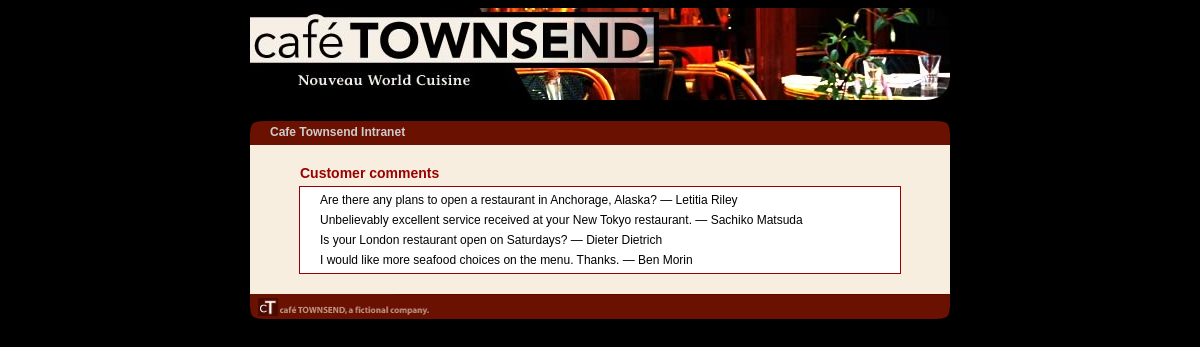
Screenshot of /php_test/comments.php with the database file from the repository.
### tables this page shows
CREATE TABLE IF NOT EXISTS `comments` (
  `comment_id` int(10) unsigned NOT NULL AUTO_INCREMENT,
  `first_name` varchar(20) NOT NULL,
  `last_name` varchar(30) NOT NULL,
  `comment` text NOT NULL,
  PRIMARY KEY (`comment_id`)
);

### php_test/comments.php (the view, shortened to what this page needs)
<?php
$query_getComments = "SELECT first_name, last_name, `comment` FROM comments ORDER BY comment_id DESC";
$getComments = mysql_query($query_getComments, $connTest) or die(mysql_error());
$row_getComments = mysql_fetch_assoc($getComments);
?>
<!DOCTYPE html PUBLIC "-//W3C//DTD XHTML 1.0 Transitional//EN" "http://www.w3.org/TR/xhtml1/DTD/xhtml1-transitional.dtd">
<html xmlns="http://www.w3.org/1999/xhtml">
<head>
<link href="assets/styles.css" rel="stylesheet" type="text/css" />
</head>
<body>
<div id="wrapper">
  <div id="header"><img src="assets/header.jpg" width="700" height="92" alt="Cafe Townsend" /></div>
  <h1 id="main_header">Cafe Townsend Intranet</h1>
  <div id="main">
    <h2>Customer comments</h2>
    <div id="comments">
      <?php do { ?>
        <p><?php echo $row_getComments['comment']; ?> &#8212; <?php echo $row_getComments['first_name']; ?> <?php echo $row_getComments['last_name']; ?></p>
        <?php } while ($row_getComments = mysql_fetch_assoc($getComments)); ?>
    </div>
  </div>
  <div id="footer"></div>
</div>
</body>
</html>

### php_test/assets/styles.css (style rules this page uses)
body { background-color:#000; font-family:"Trebuchet MS", Arial, Helvetica, sans-serif; }
#wrapper { width:700px; margin:0 auto; }
#main_header { margin:20px 0 0 0; background-image:url(body_main_header.gif); background-position:top; background-repeat:no-repeat; color:#CCC; font-size:12px; padding-top:5px; padding-left:20px; height:20px; }
#main { background-color:#f7eedf; padding:20px 0; }
h2 { margin:0; color:#900; font-size:14px; padding:0 0 5px 50px; }
#comments { width:600px; border:#900 solid 1px; background-color:#FFF; color:#000; margin:0 auto; font-family:Arial, Helvetica, sans-serif; font-size:12px; }
#footer { background-image:url(body_main_footer.gif); background-repeat:no-repeat; height:25px; }
p { margin:6px 20px; }

### rows the page displays
comments: comment "Are there any plans to open a restaurant in Anchorage, Alaska?", first_name "Letitia", last_name "Riley"
comments: comment "Unbelievably excellent service received at your New Tokyo restaurant.", first_name "Sachiko", last_name "Matsuda"
comments: comment "Is your London restaurant open on Saturdays?", first_name "Dieter", last_name "Dietrich"
comments: comment "I would like more seafood choices on the menu. Thanks.", first_name "Ben", last_name "Morin"
